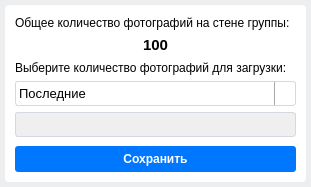
<?xml version="1.0" encoding="UTF-8"?>
<ui version="4.0">
 <class>Dialog</class>
 <widget class="QDialog" name="Dialog">
  <property name="geometry">
   <rect>
    <x>0</x>
    <y>0</y>
    <width>311</width>
    <height>187</height>
   </rect>
  </property>
  <property name="minimumSize">
   <size>
    <width>311</width>
    <height>187</height>
   </size>
  </property>
  <property name="maximumSize">
   <size>
    <width>311</width>
    <height>187</height>
   </size>
  </property>
  <property name="windowTitle">
   <string>Выберите количество фотографий</string>
  </property>
  <property name="windowIcon">
   <iconset resource="icons.qrc">
    <normaloff>:/icon/icons/image.png</normaloff>:/icon/icons/image.png</iconset>
  </property>
  <property name="styleSheet">
   <string notr="true">background-color: #edeef0;
font-family: Arial;
font-size: 12px;</string>
  </property>
  <layout class="QVBoxLayout" name="verticalLayout_2">
   <property name="spacing">
    <number>0</number>
   </property>
   <property name="leftMargin">
    <number>5</number>
   </property>
   <property name="topMargin">
    <number>5</number>
   </property>
   <property name="rightMargin">
    <number>5</number>
   </property>
   <property name="bottomMargin">
    <number>5</number>
   </property>
   <item>
    <widget class="QFrame" name="wall_frame">
     <property name="styleSheet">
      <string notr="true">background-color: white;
border-radius: 4px;</string>
     </property>
     <layout class="QVBoxLayout" name="verticalLayout">
      <property name="leftMargin">
       <number>10</number>
      </property>
      <property name="topMargin">
       <number>10</number>
      </property>
      <property name="rightMargin">
       <number>10</number>
      </property>
      <property name="bottomMargin">
       <number>10</number>
      </property>
      <item>
       <widget class="QLabel" name="label_define_count">
        <property name="text">
         <string>Общее количество фотографий на стене группы:</string>
        </property>
       </widget>
      </item>
      <item>
       <widget class="QLabel" name="label_count">
        <property name="styleSheet">
         <string notr="true">font-weight: bold;
font-size: 11pt;</string>
        </property>
        <property name="text">
         <string>100</string>
        </property>
        <property name="alignment">
         <set>Qt::AlignCenter</set>
        </property>
       </widget>
      </item>
      <item>
       <widget class="QLabel" name="label_select_photo">
        <property name="text">
         <string>Выберите количество фотографий для загрузки:</string>
        </property>
       </widget>
      </item>
      <item>
       <widget class="QComboBox" name="combo_box_select_photos">
        <property name="styleSheet">
         <string notr="true">QComboBox {
font-size: 10pt;
padding: 5px;
selection-background-color: transparent;
height: 21px;
border: 1px solid #d3d9de;
border-radius: 3px;
padding: 1px 18px 1px 3px;
min-width: 6em;
}

QComboBox:on {
padding-top: 3px;
padding-left: 4px;
}

QComboBox::drop-down {
subcontrol-origin: padding;
subcontrol-position: top right;
width: 20px;
border-left-width: 1px;
border-left-color: darkgray;
border-left-style: solid;
border-top-right-radius: 3px;
border-bottom-right-radius: 3px;
}

QComboBox::down-arrow {
image: url(:/icon/icons/keyboard_arrow_down.png);
width: 25px;
}

QComboBox::down-arrow:on { 
top: 1px;
left: 1px;
}

QComboBox QAbstractItemView {
background-color: rgb(249, 249, 249);
border: 1px solid #d3d9de;
border-radius: 3px;
padding: 3px;
selection-background-color:#ebf2fa;
selection-color: black;
}

QComboBox QAbstractItemView::item {
padding: 5px;
}</string>
        </property>
        <property name="currentIndex">
         <number>1</number>
        </property>
        <property name="frame">
         <bool>true</bool>
        </property>
        <item>
         <property name="text">
          <string>Все</string>
         </property>
        </item>
        <item>
         <property name="text">
          <string>Последние</string>
         </property>
        </item>
        <item>
         <property name="text">
          <string>Первые</string>
         </property>
        </item>
       </widget>
      </item>
      <item>
       <widget class="QLineEdit" name="line_edit_count">
        <property name="enabled">
         <bool>false</bool>
        </property>
        <property name="minimumSize">
         <size>
          <width>0</width>
          <height>0</height>
         </size>
        </property>
        <property name="maximumSize">
         <size>
          <width>16777215</width>
          <height>658786</height>
         </size>
        </property>
        <property name="styleSheet">
         <string notr="true">QLineEdit {
background-color: white;
border: 1px solid #d3d9de;
border-radius: 3px;
padding: 1px;
height: 21px;
}

QLineEdit::focus {
border: 1px solid #d3d9de;
}

QLineEdit::disabled {
background-color: rgb(239, 239, 239);
}



</string>
        </property>
       </widget>
      </item>
      <item>
       <widget class="QPushButton" name="button_save">
        <property name="cursor">
         <cursorShape>PointingHandCursor</cursorShape>
        </property>
        <property name="styleSheet">
         <string notr="true">QPushButton {
background-color: #0077FF;
color: white;
border: none;
font-weight: bold;
padding: 3px;
margin-top: 3px;
height: 20px;
border-radius: 3px;
}

QPushButton:hover {
background-color: #1a85ff;
}

QPushButton:pressed {
background-color: #5181b8;
}</string>
        </property>
        <property name="text">
         <string>Сохранить</string>
        </property>
       </widget>
      </item>
     </layout>
    </widget>
   </item>
  </layout>
 </widget>
 <resources>
  <include location="icons.qrc"/>
 </resources>
 <connections/>
</ui>
